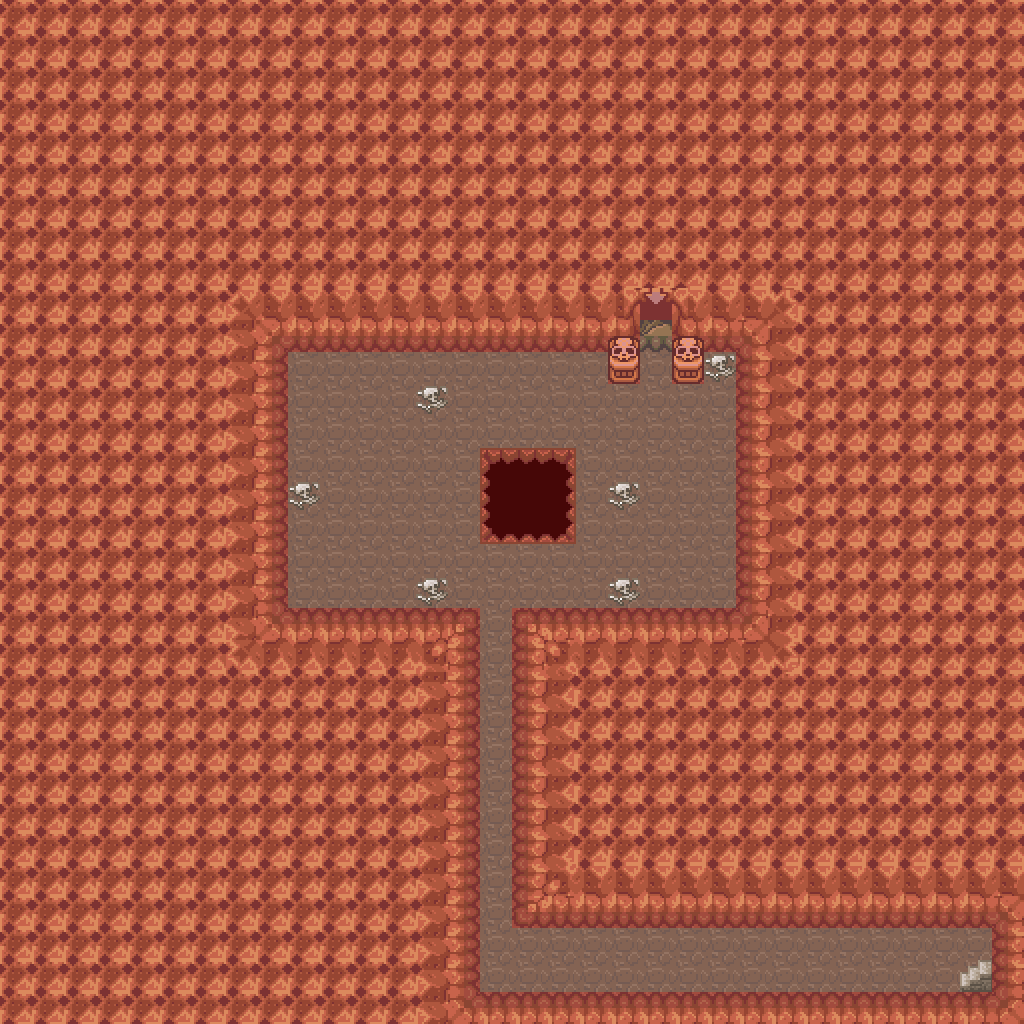

This game map was drawn from its Tiled (.tmx) file and the tilesets committed beside it. A one-line description and the trimmed map source follow:
An orthogonal 32x32 tile map with 32x32 px tiles, 8 tile layers (0_floor, 1_terrain, 2_object, 3_roof, ...), 11 tilesets.

<map version="0.99a" orientation="orthogonal" width="32" height="32" tilewidth="32" tileheight="32">
 <property name="x" value="500032" />
 <property name="y" value="500352" />
 <tileset name="Outside 0" firstgid="1" tilewidth="32" tileheight="32">
  <image source="../zelda_outside_0_chipset.png" trans="ffffff" />
 </tileset>
 <tileset name="Outside 1" firstgid="481" tilewidth="32" tileheight="32">
  <image source="../zelda_outside_1_chipset.png" trans="ffffff" />
 </tileset>
 <tileset name="Dungeon 0" firstgid="961" tilewidth="32" tileheight="32">
  <image source="../zelda_dungeon_0_chipset.png" trans="ff00ff" />
 </tileset>
 <tileset name="Dungeon 1" firstgid="1441" tilewidth="32" tileheight="32">
  <image source="../zelda_dungeon_1_chipset.png" trans="ff00ff" />
 </tileset>
 <tileset name="Interior 0" firstgid="1921" tilewidth="32" tileheight="32">
  <image source="../zelda_interior_0_chipset.png" trans="ff00ff" />
 </tileset>
 <tileset name="Navigation" firstgid="2401" tilewidth="32" tileheight="32">
  <image source="../zelda_navigation_chipset.png" />
 </tileset>
 <tileset name="Objects" firstgid="2402" tilewidth="32" tileheight="32">
  <image source="../zelda_objects_chipset.png" />
 </tileset>
 <tileset name="Collision" firstgid="2502" tilewidth="32" tileheight="32">
  <image source="../zelda_collision_chipset.png" />
 </tileset>
 <tileset name="Building 0" firstgid="2504" tilewidth="32" tileheight="32">
  <image source="../zelda_building_0_tileset.png" />
 </tileset>
 <tileset name="Outside 2" firstgid="2984" tilewidth="32" tileheight="32">
  <image source="../zelda_outside_2_chipset.png" />
 </tileset>
 <tileset name="Interior 1" firstgid="3464" tilewidth="32" tileheight="32">
  <image source="../zelda_interior_1_chipset.png" />
 </tileset>
 <layer name="0_floor" width="32" height="32">
  <data>[1024 cells, 1024 non-empty, 3 distinct tile ids]</data>
 </layer>
 <layer name="1_terrain" width="32" height="32">
  <data>[1024 cells, 879 non-empty, 38 distinct tile ids]</data>
 </layer>
 <layer name="2_object" width="32" height="32">
  <data>[1024 cells, 8 non-empty, 2 distinct tile ids]</data>
 </layer>
 <layer name="3_roof" width="32" height="32">
  <data>[1024 cells, 2 non-empty, 1 distinct tile ids]</data>
 </layer>
 <layer name="objects" width="32" height="32">
  <data>[1024 cells, 9 non-empty, 4 distinct tile ids]</data>
 </layer>
 <layer name="collision" width="32" height="32" opacity="0.25">
  <data>[1024 cells, 880 non-empty, 1 distinct tile ids]</data>
 </layer>
 <layer name="navigation" width="32" height="32">
  <data>[1024 cells, 0 non-empty, 0 distinct tile ids]</data>
 </layer>
 <layer name="protection" width="32" height="32">
  <data>[1024 cells, 0 non-empty, 0 distinct tile ids]</data>
 </layer>
</map>
